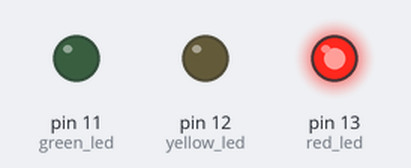
Recording of a sketch running on a simulated Arduino Uno, built with avr-gcc and run on an emulated ATmega328P. On the bench: output pins drawn as LEDs (lit = HIGH).

Above: at 5.0 s.
At 12.5 s:
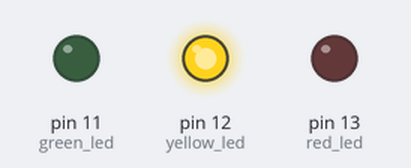
At 22.5 s:
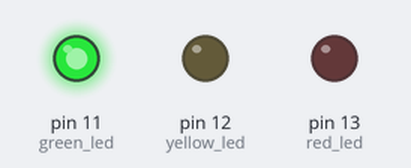
Timing chart, 0 to 39.0 s (numbered marks = the images above):
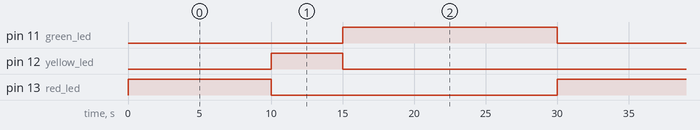

The sketch:

smart_traffic_light_system.ino
```cpp
int red_led =13;
int yellow_led =12;
int green_led =11;
void setup() {
  // put your setup code here, to run once:
  pinMode(red_led, OUTPUT);
  pinMode(yellow_led, OUTPUT);
  pinMode(green_led, OUTPUT);

}

void loop() {
  // put your main code here, to run repeatedly:
digitalWrite(red_led, HIGH);
delay(10000);
digitalWrite(red_led, LOW);
digitalWrite(yellow_led, HIGH);
delay(5000);
digitalWrite(yellow_led, LOW);
digitalWrite(green_led, HIGH);
delay(15000);
digitalWrite(green_led, LOW);
}
```

add_integer.c
```cpp
#include <stdio.h>
int main() {
    int number;

    printf("Enter an integer: ");

    // reads and stores input
    scanf("%d", &number);

    // displays output
    printf("You entered: %d", number);

    return 0;
}
```

Measured:
- by itself, pin 11 (green_led): alternates HIGH for 15.0 s and LOW for 15.0 s
- by itself, pin 12 (yellow_led): alternates HIGH for 5.0 s and LOW for 25.0 s
- by itself, pin 13 (red_led): alternates HIGH for 10.0 s and LOW for 20.0 s
